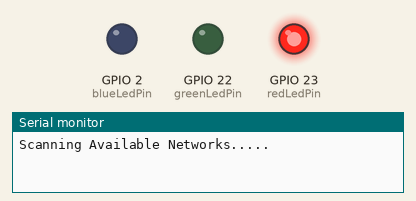
Bench run of a sketch on a simulated ESP32. On the bench: output pins drawn as LEDs (lit = HIGH), the last lines printed to the serial monitor. A WiFi scan finds three made-up networks.

Above: at 2.0 s.
At 5.5 s:
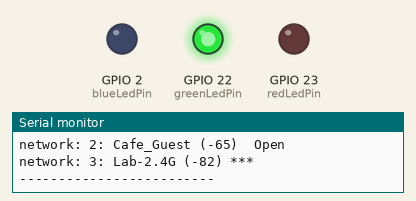
Timing chart, 0 to 10.1 s (numbered marks = the images above):
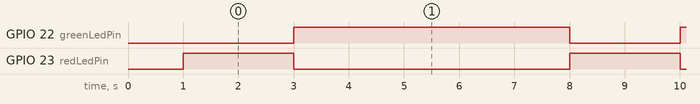

Measured:
- by itself, GPIO 22 (greenLedPin): alternates HIGH for 5.0 s and LOW for 2.0 s
- by itself, GPIO 23 (redLedPin): alternates HIGH for 2.0 s and LOW for 5.0 s

The sketch:

WifiServer.ino
```cpp
#include "WiFi.h"

#define redLedPin 23
#define greenLedPin 22
#define blueLedPin 2

void setup() {

  pinMode(redLedPin, OUTPUT);
  pinMode(greenLedPin, OUTPUT);
  pinMode(blueLedPin, OUTPUT);

  Serial.begin(115200);
  WiFi.mode(WIFI_STA);  // Corrected to WiFi
  WiFi.disconnect();     // Corrected to WiFi
  delay(1000);
}

void loop() {
  Serial.println("Scanning Available Networks.....");
  digitalWrite(redLedPin, HIGH);
  digitalWrite(greenLedPin, LOW);
  int n = WiFi.scanNetworks();  // Corrected to WiFi
  if (n != 0) {
    digitalWrite(redLedPin, LOW);
    digitalWrite(greenLedPin, HIGH);
    Serial.print(n);
    Serial.println(" Networks Found");
    for (int i = 0; i < n; i++) {
      Serial.print("network: "); Serial.print(i + 1); Serial.print(": ");
      Serial.print(WiFi.SSID(i));
      Serial.print(" ("); Serial.print(WiFi.RSSI(i)); Serial.print(") ");
      Serial.println((WiFi.encryptionType(i) == WIFI_AUTH_OPEN) ? " Open" : "***");
    }
  } else {
    Serial.println("No available Network");
    digitalWrite(redLedPin, LOW);
    digitalWrite(greenLedPin, LOW);
  }
  Serial.println("\n-------------------------\n");
  delay(5000);
}
```
